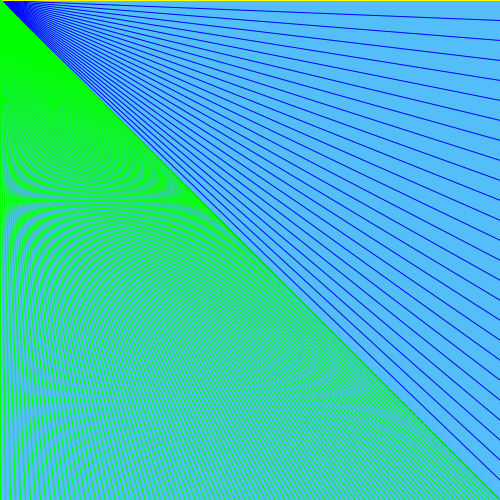
Frame 1 (no input)
Frame 60 (the mouse pressed at the canvas centre just before this capture): identical to frame 1, image omitted
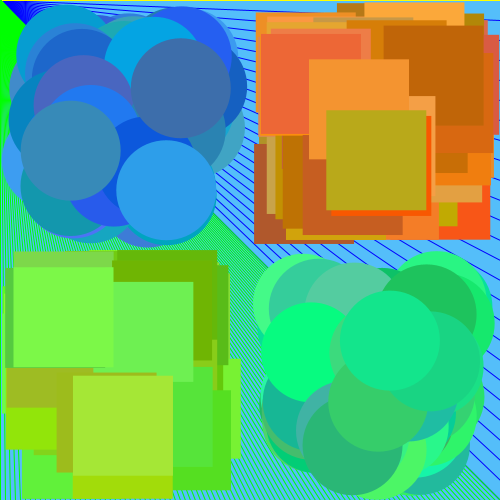
Frame 120 (the mouse held since frame 60 and released just before this capture)

The Processing sketch that drew these frames (run headless with seeded random() and noise(); from frame 60 on, the mouse is pressed at the canvas centre):

// Processing sketch: Clickety
// ── Clickety.pde
boolean clickety;

void setup() { 
  size(500, 500);
}

void draw() {
  if (clickety) {
    noStroke();
    fill(random(0, 85), random(86, 170), random(171, 255));
    ellipse(random(50, (width/2)-50), random(50, (height/2)-50), 100, 100);

    fill(random(170, 255), random(85, 171), random(0, 85));
    rect(random(width/2, width-100), random((height/2)-100), 100, 100);

    fill(random(0, 85), random(171, 255), random(86, 170));
    ellipse(random((width/2)+50, width-50), random((height/2)+50, height-50), 100, 100);

    fill(random(85, 170), random(176, 255), random(0, 85));
    rect(random((width/2)-100), random((height/2), height-100), 100, 100);
  } else {
    background(#54befa);
    //left wall
    for (int y=0; y<=height; y+=10) {
      stroke(255, 0, 0);
      line(0, y, mouseX, mouseY);
    }
    //right wall
    for (int y=0; y<=height; y+=20) {
      stroke(0, 0, 255);
      line(width, y, mouseX, mouseY);
    }
    //ceiling
    for (int x=0; x<=width; x+=20) {
      stroke(255, 255, 0);
      line(x, 0, mouseX, mouseY);
    }
    //floor
    for (int x=0; x<=width; x+=5) {
      stroke(0, 255, 0);
      line(x, height, mouseX, mouseY);
    }
  }
  //  f+=1;
}

void mousePressed() {
  if (clickety==true) {
    clickety=false;
  } else {
    clickety=true;
  }
}
